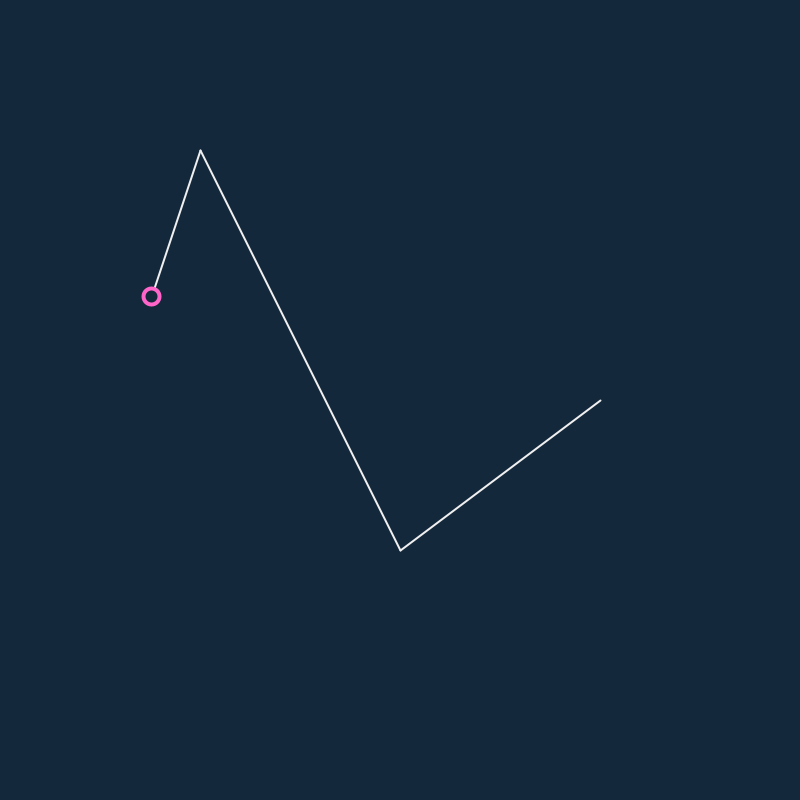
Frame 1 (no input)
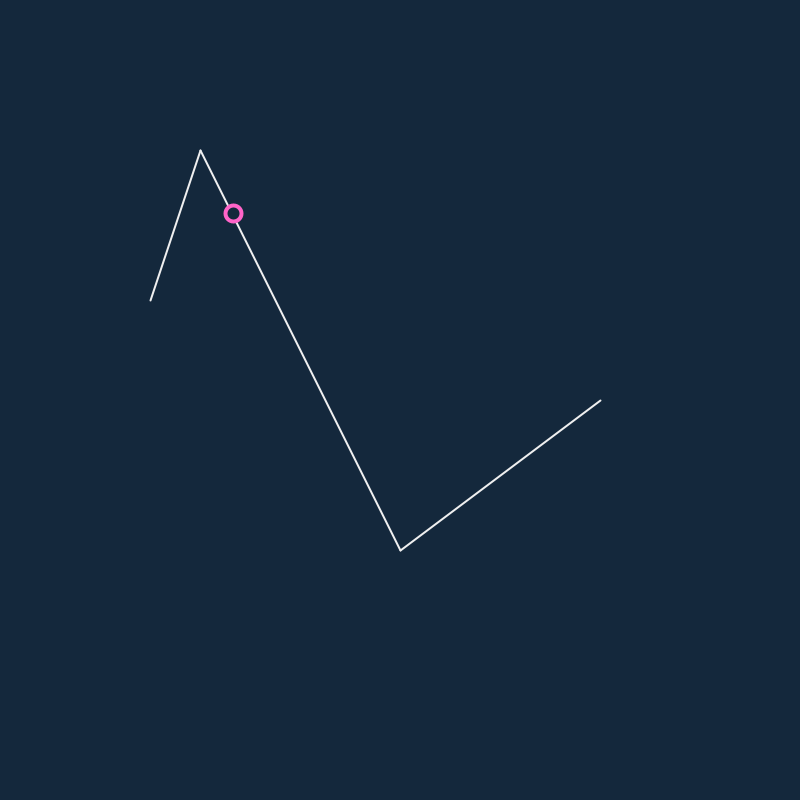
Frame 60 (the mouse pressed at the canvas centre just before this capture)
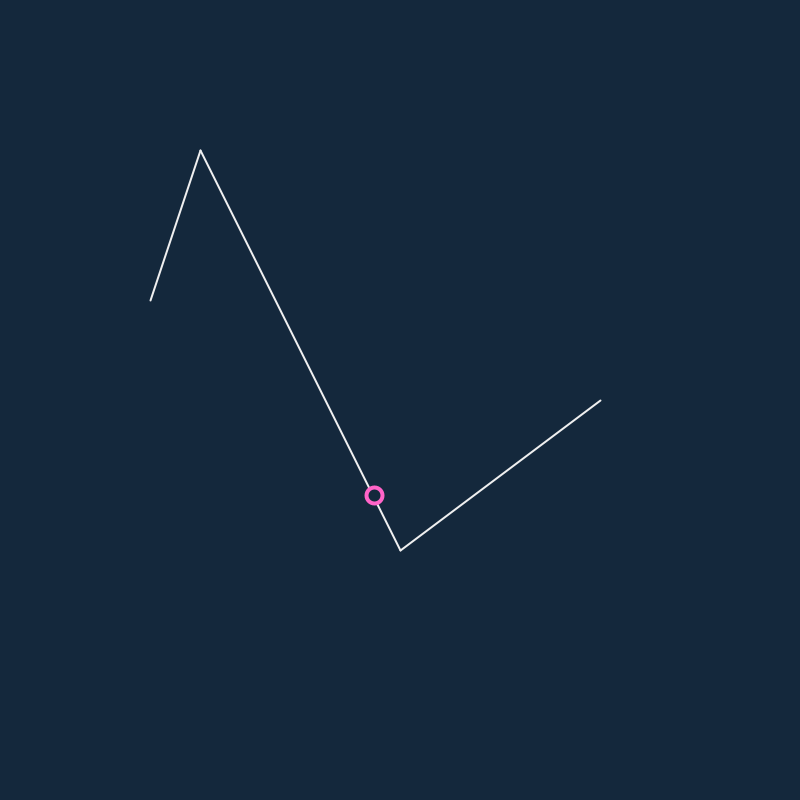
Frame 120 (the mouse held since frame 60 and released just before this capture)

The Processing sketch that drew these frames (run headless with seeded random() and noise(); from frame 60 on, the mouse is pressed at the canvas centre):

// Processing sketch: montanya_v_constante
// ── montanya_v_constante.pde
int radio;
int tam;
PVector pos;
PVector[] vel;
PVector v, a;
float ax, ay, dt;
PVector[] topo;
int speed;

void setup(){
  size(800, 800);
  radio = 16;
  pos = new PVector(150, 300);
  tam = 4;
  topo = new PVector[tam];
  vel = new PVector[tam];
  ax=1;
  ay=1;
  v = new PVector(0, 0);
  a = new PVector(ax, ay);
  speed = 35;
  dt = 0.05; 
}

void draw(){
  //limpiamos
  background(20, 40, 60); 
  stroke (240); 
  strokeWeight(2);
  
  //puntos montaña
  topo[0]= new PVector(150, 300);
  topo[1]= new PVector(200, 150);
  topo[2]= new PVector(400, 550);
  topo[3]= new PVector(600, 400);
  
  //dibujar montaña
  int i=0;
  while(i < topo.length-1){
    line(topo[i].x, topo[i].y, topo[i+1].x, topo[i+1].y);
    i++;
  }
  
  //bola
  //Identificación de tramos
  if(pos.x >= 150 && pos.x < 200){
    vel[0]=topo[1].sub(topo[0]);
    v=vel[0];
    v=v.copy().normalize().mult(speed*2);
    ax = ay= 1;
  //v=v.mult(speed * 30);
  }
  if(pos.x >= 200 && pos.x < 400){
    vel[1]=topo[2].sub(topo[1]);
    v = vel[1];
    v=v.mult(100);
    v=v.copy().normalize().mult(speed * 3);
    ax = ay= 1;
  }
  if(pos.x >= 400 && pos.x < 600){
    vel[2]=topo[3].sub(topo[2]);
    v = vel[2];
    v=v.copy().normalize().mult(speed * 1);
    ax = ay= 1;
  }
  if(pos.x >= 600){
      setup();
  }
  //v=v.copy().normalize().mult(speed * 10);
  //v=v.mult(speed);
  a=new PVector(ax, ay);
  v.add(PVector.mult(a, dt));
  
  
  //Poner límites
  if(pos.x + radio/2> width) //hacemos esto en las 4 direcciones
    v.x*=-1;
  if(pos.x - radio/2 < 0)
    v.x*=-1;
  if(pos.x + radio/2> width)
    v.y*=-1;
  if(pos.x - radio/2 < 0)
    v.y*=-1;
    
  stroke (255, 100, 200); 
  strokeWeight(4);
  fill(20, 40, 60);
  //pos = pos + vel * dt
  pos.add(PVector.mult(v, dt));
  ellipse(pos.x, pos.y, radio, radio);
}

void keyPressed()
{
  if (key == 'r')
    setup();
}
